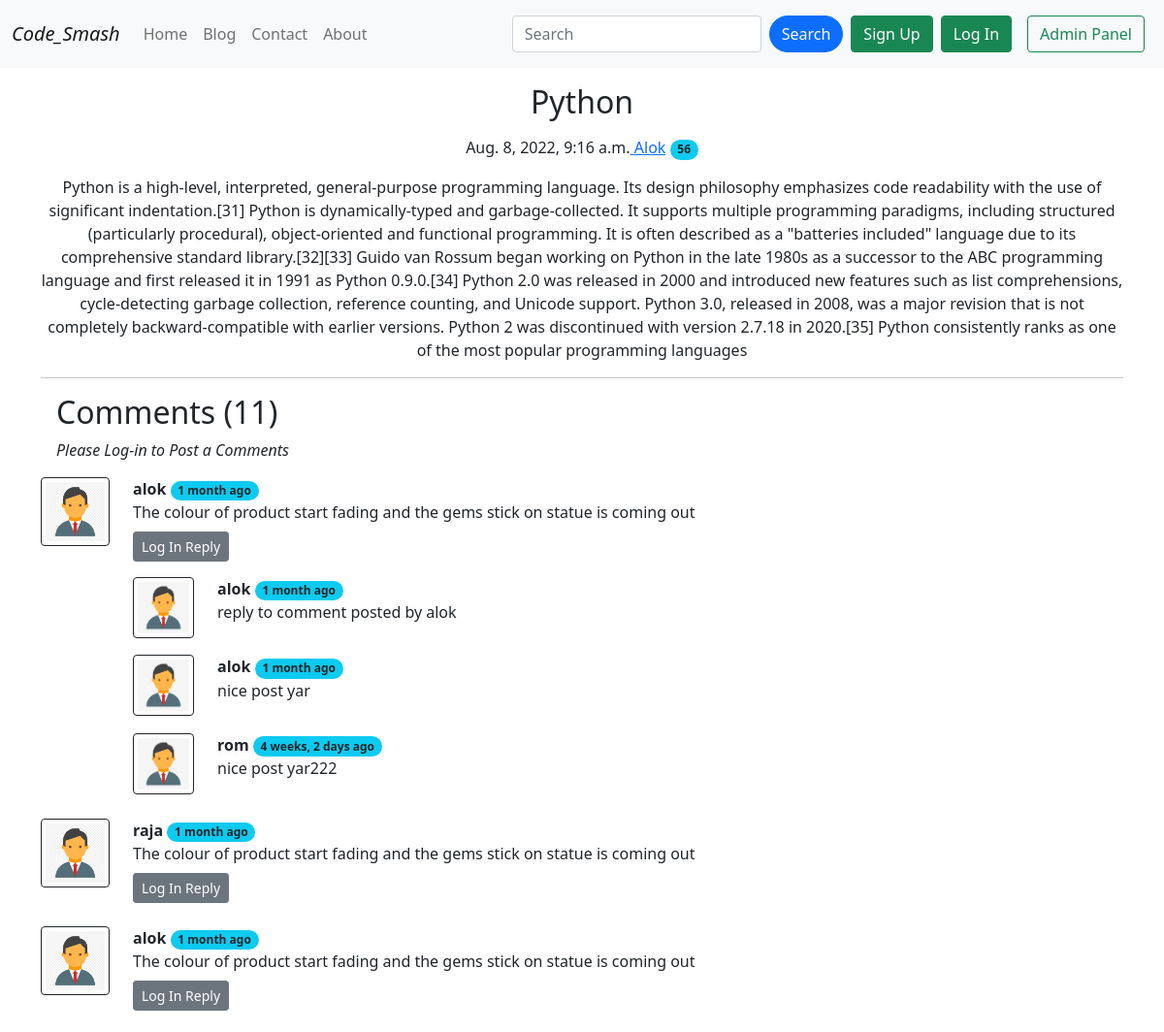
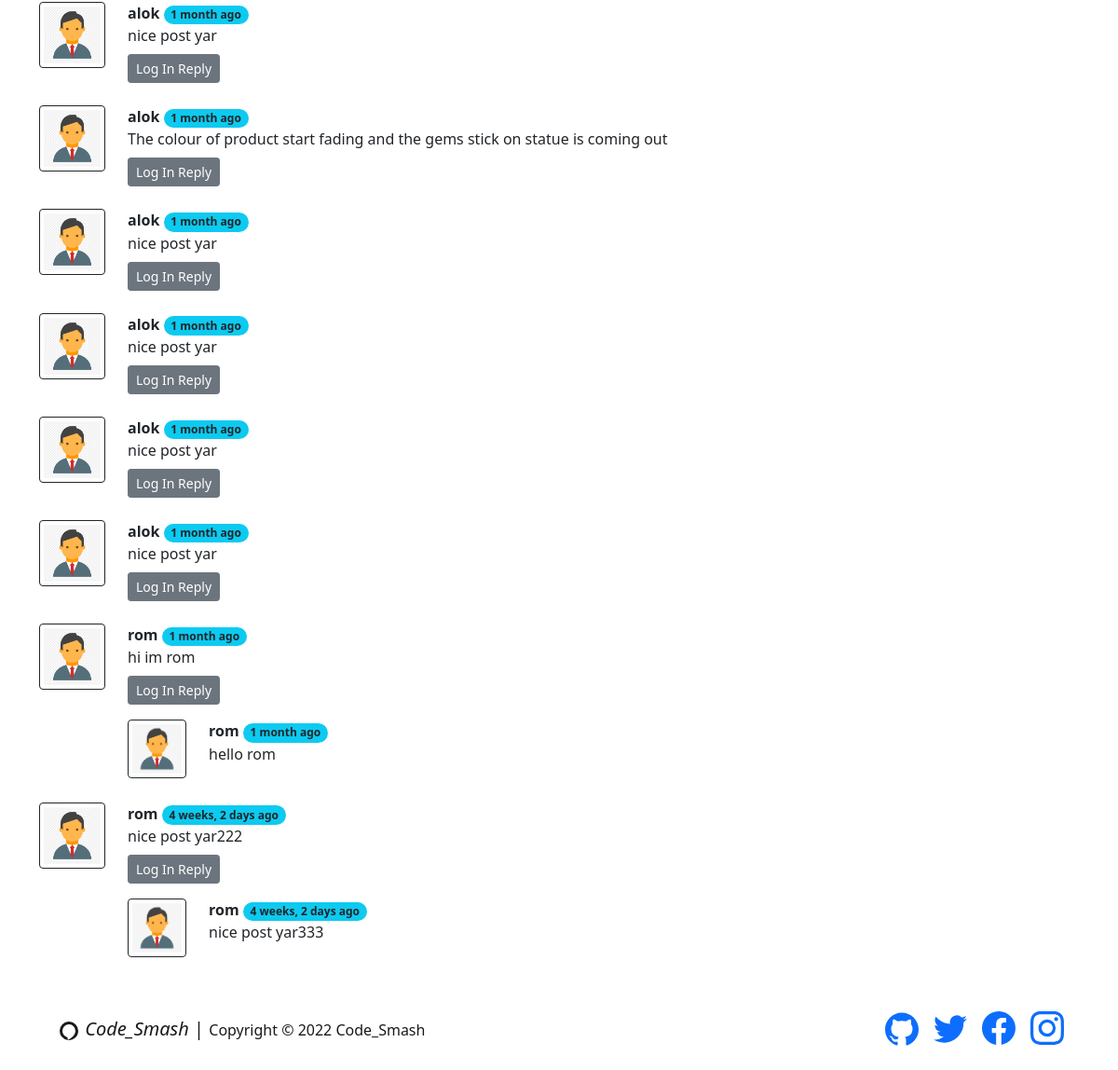
The app's page /blog/Bas with its own data (2 pictures, top to bottom).
### blog/models.py (models this page shows, shortened)
class Cpost(models.Model):
    sno=models.AutoField(primary_key=True)
    title=models.CharField(max_length=300)
    content=models.TextField()
    author=models.CharField(max_length=120)
    slug=models.CharField(max_length=120)
    views=models.IntegerField(default=0)
    timeStamp=models.DateTimeField(blank=True)

class BlogComment(models.Model):
    sno= models.AutoField(primary_key=True)
    comment=models.TextField()
    user=models.ForeignKey(User, on_delete=models.CASCADE)
    post=models.ForeignKey(Cpost, on_delete=models.CASCADE)
    parent=models.ForeignKey('self',on_delete=models.CASCADE, null=True )
    timestamp= models.DateTimeField(default=now)
    def __str__(self):
        return self.comment[0:13] + "..." + "by" + " " + self.user.username

### blog/views.py (the view)
# urls.py: path('<str:slug>',views.blogPost, name='blogPost'),
def blogPost(request,slug):
    post=Cpost.objects.filter(slug=slug).first()
    post.views=post.views + 5
    post.save()
    comments=BlogComment.objects.filter(post=post,parent=None)
    replies=BlogComment.objects.filter(post=post).exclude(parent=None)
    replydict={}
    for reply in replies:
        if reply.parent.sno not in replydict.keys():
            replydict[reply.parent.sno]=[reply]
        else:
            replydict[reply.parent.sno].append(reply)
    print(replydict)
    print(request.user)
    context={'post':post,'comments':comments,'user':request.user,'replydict':replydict}
    return render(request,"blog/blogpost.html",context)

### blog/templatetags/extras.py (called while the page is built)
@register.filter(name='get_val')
def get_val(dict,key):
    return dict.get(key)

### templates/blog/blogpost.html (shortened to what this page needs)
{% extends 'base.html' %}
{% block body %}
{% load humanize %}
{% load extras %}
<div class="container my-3">
    <h2 class="blog-post-title"><center/>{{post.title}}</h2>
    <p class="blog-post-meta m-3"><center/>{{post.timeStamp}}<a href="/about"> {{post.author}}</a>
        <span class="badge rounded-pill bg-info text-dark">{{post.views}}</span>
    </p>
    <p>{{post.content|safe}}</p>
    <hr>
</div>
<div class="container my-3">
    <div class="m-3">
        <h2>Comments ({{comments.count}})</h2>
        {% if user.is_authenticated %}
        <form action="/blog/postComment" method="post">{% csrf_token %}
            <input type="hidden" name="postSno" value="{{post.sno}}">
                <div class="form-group mb-3">
                <label for="text" class="form-label">Post Comments</label>
                <input type="text" name="comment" class="form-control" class="w-100 p-2" id="comment" aria-describedby="emailHelp" placeholder="Enter comment here">
                </div>
                <input type="hidden" name="postSno" value="{{post.sno}}">
                <input type="hidden" name="parentSno" value="">
                <button type="submit" class="btn btn-primary" value="submit">Submit</button>
        </form>
        {% else %}
            <i> Please Log-in to Post a Comments </i>
        {% endif %}
    </div>
    {% for comment in comments %}
        <div class="row mt-2 mb-2">
            <div class="col-md-1 "> <img class="rounded w-100 p-1 border border-dark" src="/static/img/img.png"></Img></div>
            <div class="col-md-11">
                    <b> {{comment.user.username}} </b><span class="badge rounded-pill bg-info text-dark">{{comment.timestamp|naturaltime}}</span>
                    <div>{{comment.comment}}</div>
                <div class="reply mx-0">
                    <p>
                    {% if user.is_authenticated %}
                    <button class="btn btn-sm btn-primary  mt-2" type="button" data-bs-toggle="collapse" data-bs-target="#replybox{{comment.sno}}" aria-expanded="false" aria-controls="replybox{{comment.sno}}">
                        Reply
                    </button>
                    </p>
                    <div class="collapse" id="replybox{{comment.sno}}">
                        <div class="card card-body mb-2">
                            <form action="/blog/postComment" method="post">{% csrf_token %}
                                    <div class="form-group">
                                    <label for="text" class="form-label">Post a Reply</label>
                                    <input type="text" name="comment" class="form-control" class="w-100 p-2" id="comment" aria-describedby="emailHelp" placeholder="Enter comment here">
                                    <input type="hidden" name="parentSno" value="{{comment.sno}}">
                                    </div>
                                    <input type="hidden" name="postSno" value="{{post.sno}}">
                                    <button type="submit" class="btn btn-sm btn-primary mt-3" value="submit">
                                        Submit
                                    </button>
                            </form>
                        </div>
                    </div>
                    {% else %}
                    <button class="btn btn-sm btn-secondary mt-2" type="button" data-bs-toggle="collapse" data-bs-target="#replybox{{comment.sno}}" aria-expanded="false" aria-controls="replybox{{comment.sno}}" disable>
                       Log In Reply
                    </button>
                    {% endif %}
                    <div class="replies my-2">
                        {% for reply in replydict|get_val:comment.sno %}
                        <div class="row mt-2 mb-2">
                            <div class="col-md-1">
                                <img class="rounded w-100 p-1 border border-dark" src="/static/img/img.png"></Img>
                            </div>
                            <div class="col-md-11">
                                <b> {{reply.user.username}} </b><span class="badge rounded-pill bg-info text-dark">{{reply.timestamp|naturaltime}}</span>
                                <div>{{reply.comment}}</div>
                                <br>
                            </div>
                        </div>
                        {% endfor %}
                    </div>
                </div>
            </div>
        </div>
    {% endfor %}
</div>
{% endblock %}

### records on screen
Cpost: title "Python", timeStamp "Aug. 8, 2022, 9:16 a.m.", author "Alok", views "56", content "Python is a high-level, interpreted, general-purpose programming language. Its design philosophy emphasizes code readability with the use of significant indentation.[31] Python is dynamically-typed and garbage-collected. It supports multiple programming paradigms, including structured (particularly procedural), object-oriented and functional programming. It is often described as a \"batteries included\" language due to its comprehensive standard library.[32][33] Guido van Rossum began working on Python in the late 1980s as a successor to the ABC programming language and first released it in 1991 as Python 0.9.0.[34] Python 2.0 was released in 2000 and introduced new features such as list…"
BlogComment: user.username "alok", timestamp "1 month ago", comment "The colour of product start fading and the gems stick on statue is coming out"
BlogComment: user.username "alok", timestamp "1 month ago", comment "reply to comment posted by alok"
BlogComment: user.username "alok", timestamp "1 month ago", comment "nice post yar"
BlogComment: user.username "rom", timestamp "4 weeks, 2 days ago", comment "nice post yar222"
BlogComment: user.username "raja", timestamp "1 month ago", comment "The colour of product start fading and the gems stick on statue is coming out"
BlogComment: user.username "alok", timestamp "1 month ago", comment "The colour of product start fading and the gems stick on statue is coming out"
BlogComment: user.username "alok", timestamp "1 month ago", comment "nice post yar"
BlogComment: user.username "alok", timestamp "1 month ago", comment "The colour of product start fading and the gems stick on statue is coming out"
BlogComment: user.username "alok", timestamp "1 month ago", comment "nice post yar"
BlogComment: user.username "alok", timestamp "1 month ago", comment "nice post yar"
BlogComment: user.username "alok", timestamp "1 month ago", comment "nice post yar"
BlogComment: user.username "alok", timestamp "1 month ago", comment "nice post yar"
BlogComment: user.username "rom", timestamp "1 month ago", comment "hi im rom"
BlogComment: user.username "rom", timestamp "1 month ago", comment "hello rom"
BlogComment: user.username "rom", timestamp "4 weeks, 2 days ago", comment "nice post yar222"
BlogComment: user.username "rom", timestamp "4 weeks, 2 days ago", comment "nice post yar333"

### other values on screen
{{ comments.count }} "11"
